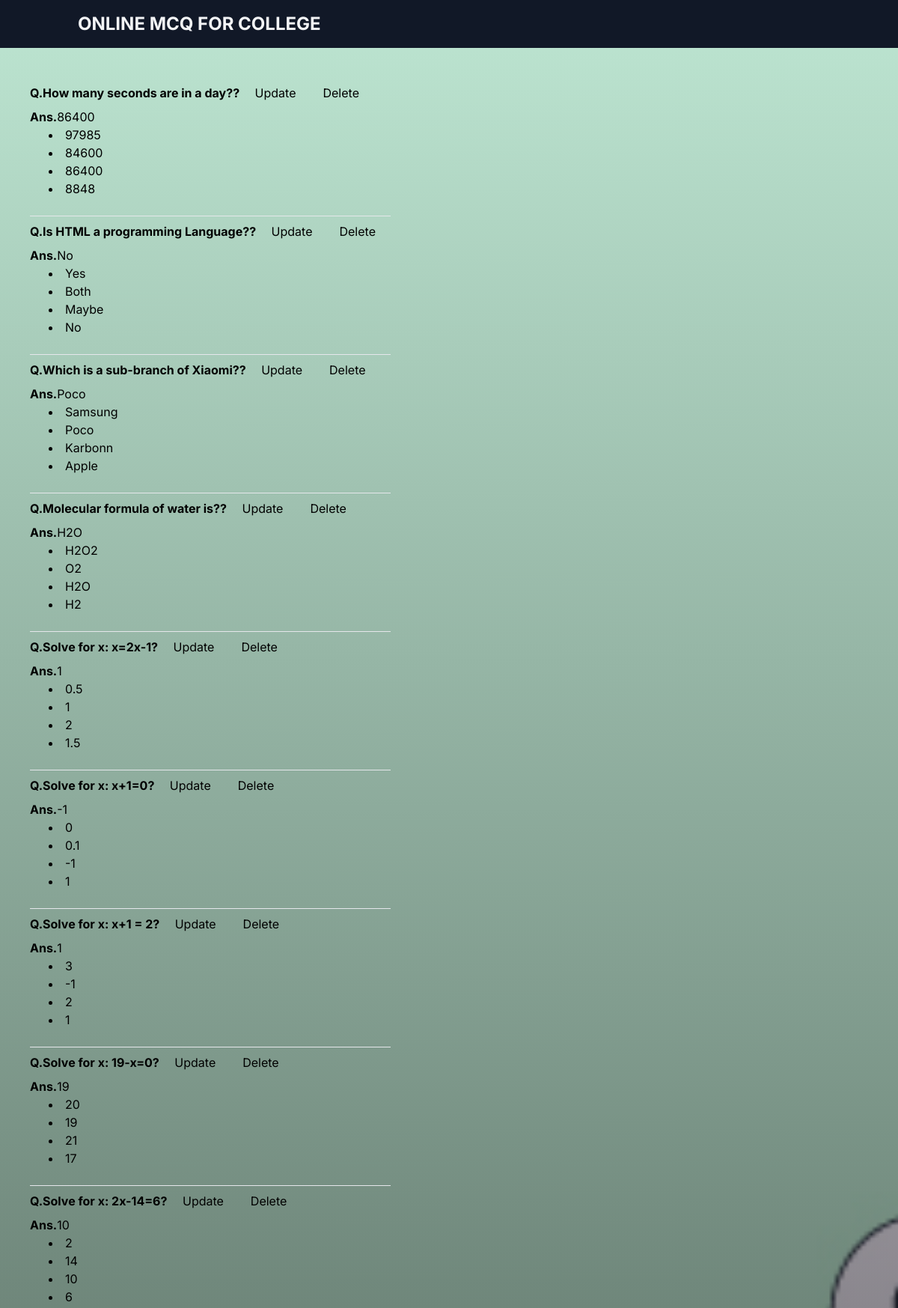
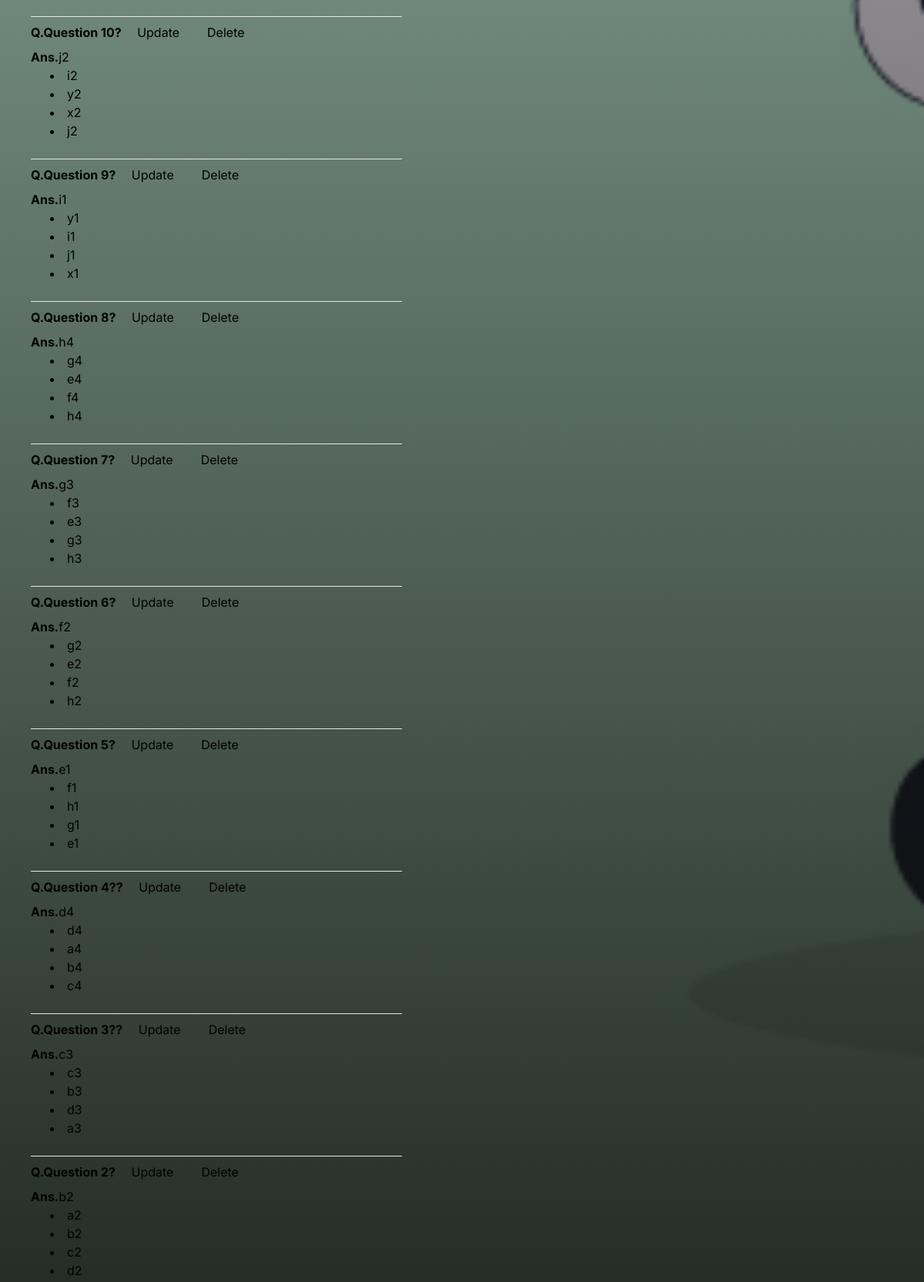
Page /listQ (signed in, upper part) on the committed database (2 pictures, top to bottom).
### base/models.py (models this page shows, shortened)
class Question(models.Model):
    question = models.CharField(max_length=500,default="x",blank=False)
    correct = models.CharField(max_length=200,default="x", blank=False)
    options = models.TextField(default='options')
    level = models.CharField(max_length=1, default='E', blank=True, choices=level)
    subject = models.ForeignKey(Subject, on_delete=models.CASCADE, null=True)
    created_at = models.DateTimeField(auto_now_add=True,null=True,blank=True)

### base/views.py (the view)
# urls.py: path('listQ',views.listQuestion, name='list'),
def listQuestion(request):
    if request.user.is_staff:
        questions = Question.objects.all().order_by('-created_at')
        jsonDec = json.decoder.JSONDecoder()
        condition = len(questions) == 0
        return render(request,'base/listQ.html',{'questions':questions,'condition':condition})
    else:
        messages.error(request, 'You cannot Access this page!')
        return  redirect('homepage')

### base/templatetags/custom_tags.py (called while the page is built)
@register.filter(name='get_options')
def get_options(value):
    option = json.loads(value)
    random.shuffle(option)
    return option

### base/templates/base/listQ.html (shortened to what this page needs)
{% extends 'base.html' %}
{% load custom_tags %}
{% block content %}
{% if request.user.is_staff %}
<div class="px-10 py-10">
        {% for question in questions %}
        <div>
          <p><b>Q.{{ question.question }}?</b> <button class="px-10 bg-transparent hover:bg-gray-300 py-2 px-4 rounded"><a href="{% url "update" question.id %}">Update</button><button class="px-5 bg-transparent hover:bg-gray-300 py-2 px-4 rounded" onclick="return confirm('Are you sure you want to delete?')"></a> <a href="{% url 'delete' question.id %}">Delete</a></button> </p>
          <p><b>Ans.</b>{{ question.correct }}</p>
          {% for option in question.options|get_options %}
            <label>
              <li style="padding-left:25px;">
              {{ option }}
              <br>
            </li>
            </label>
          {% endfor %}
          <br><hr>
        {% endfor %}
          </div>
{% endif %}
{% endblock %}

### rows in the picture
Question: question "How many seconds are in a day?", correct "86400", options "97985" "84600" "86400" "8848"
Question: question "Is HTML a programming Language?", correct "No", options "Yes" "Both" "Maybe" "No"
Question: question "Which is a sub-branch of Xiaomi?", correct "Poco", options "Samsung" "Poco" "Karbonn" "Apple"
Question: question "Molecular formula of water is?", correct "H2O", options "H2O2" "O2" "H2O" "H2"
Question: question "Solve for x: x=2x-1", correct "1", options "0.5" "1" "2" "1.5"
Question: question "Solve for x: x+1=0", correct "-1", options "0" "0.1" "-1" "1"
Question: question "Solve for x: x+1 = 2", correct "1", options "3" "-1" "2" "1"
Question: question "Solve for x: 19-x=0", correct "19", options "20" "19" "21" "17"
Question: question "Solve for x: 2x-14=6", correct "10", options "2" "14" "10" "6"
Question: question "Question 10", correct "j2", options "i2" "y2" "x2" "j2"
Question: question "Question 9", correct "i1", options "y1" "i1" "j1" "x1"
Question: question "Question 8", correct "h4", options "g4" "e4" "f4" "h4"
Question: question "Question 7", correct "g3", options "f3" "e3" "g3" "h3"
Question: question "Question 6", correct "f2", options "g2" "e2" "f2" "h2"
Question: question "Question 5", correct "e1", options "f1" "h1" "g1" "e1"
Question: question "Question 4?", correct "d4", options "d4" "a4" "b4" "c4"
Question: question "Question 3?", correct "c3", options "c3" "b3" "d3" "a3"
Question: question "Question 2", correct "b2", options "a2" "b2" "c2" "d2"
